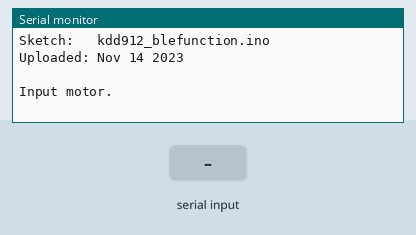
Recording of a sketch running on a simulated Arduino Uno, built with avr-gcc and run on an emulated ATmega328P. On the bench: the last lines printed to the serial monitor. Inputs (shaded band) come from the test bench.

Above: at 2.8 s.
2.9 s: "1" received over Serial
At 3.5 s:
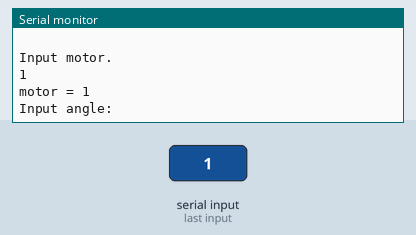
4.4 s: "0" received over Serial
At 5.6 s:
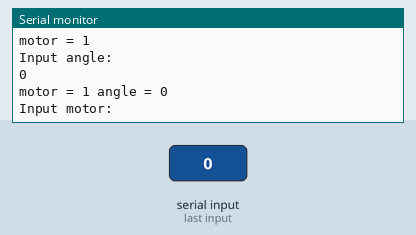

The sketch:

kdd912_blefunction.ino
```cpp
/*
 * Author: Hus Heng Chou
 * Company: NCHU EE KDD
 * Professor: Hsio Ping Tasi
 * Date: 10/26/2017
 * Version: 1.00
 * Descripe: Setting HM10 and Chat with android
*/
#include <SoftwareSerial.h>
//#include "DHT.h"
//#define DHTPIN 10  // DHT-11 PIN
//#define DHTTYPE DHT11
//DHT dht(DHTPIN, DHTTYPE); // Initialize DHT sensor
SoftwareSerial BTserial(8, 9);
#define ledPin 7
int state = 0;
int potValue = 0;
int potValue1 = 0;
int potValueMapped1 = 0;
char c=' ';
boolean NL = true;


void setup() {
  Serial.begin(9600);
  Serial.print("Sketch:   ");   Serial.println(__FILE__);
  Serial.print("Uploaded: ");   Serial.println(__DATE__);
  Serial.println(" ");
  BTserial.begin(9600);
  Serial.println(hm10_at("AT+RENEW",50));
  Serial.println(hm10_at("AT+RESET",1000));
  Serial.println(hm10_at("AT+NAMEGroupTa",50));
  Serial.println(hm10_at("AT+ROLE1",50));
  Serial.println(hm10_at("AT+IMM1?",50));
  Serial.println(hm10_at("AT+MODE2",50));

  Serial.println(hm10_at("AT+NAME?",50));
  Serial.println(hm10_at("AT+ROLE?",50));
  Serial.println(hm10_at("AT+ADDR?",50));
  Serial.println(hm10_at("AT+DISC?",50));
  Serial.println(hm10_at("AT+COND43639DAFB1F",50));
  Serial.println("Input motor.");
//  dht.begin();
}
 String inString = "";
 String motor = "";
 int angel = 0;
void loop() {
    // Read from the Serial Monitor and send to the Bluetooth module
    if(BTserial.available() > 0){ // Checks whether data is comming from the serial port
    state = BTserial.read(); // Reads the data from the serial port
 }

 if(Serial.available() > 0){
  String str="";  //儲存接收到的回應字串
  char c;  //儲存接收到的回應字元
  while (Serial.available()) {  //若軟體序列埠接收緩衝器還有資料
    c=Serial.read();  //必須放入宣告為 char 之變數 (才會轉成字元)
    str.concat(c);  //串接回應字元
    delay(10);  //務必要延遲, 否則太快
    }
  str.trim();
  int strlen = str.length();
  str.remove(strlen-5,strlen-1);
  Serial.println(str);
  if(motor==""){
    motor=str;
    Serial.print("motor = ");
    Serial.println(motor);
    Serial.println("Input angle:");
  }else{
    angel = str.toInt();
    Serial.print("motor = ");
    Serial.print(motor);
    Serial.print(" angle = ");
    Serial.println(angel);
    BTserial.print(motor+","+String(angel));
  BTserial.flush();
  delay(100);
    motor = "";
    Serial.println("Input motor:");
    }

//  char a = Serial.read();
//  int srvostate = (int)a - 48;
//  if(srvostate>0){
////  Serial.println(c);
////	 srvostate = int(c);
//  Serial.println(srvostate);
//	   switch (srvostate) {
//    case 1:
//      BTserial.write(3);
//      break;
//    case 2:
//      //do something when var equals 2
//	   BTserial.write(45);
//      break;
//	case 3:
//      //do something when var equals 2
//	   BTserial.write(90);
//      break;
//	case 4:
//      //do something when var equals 2
//	   BTserial.write(135);
//      break;
//	case 5:
//      //do something when var equals 2
//	   BTserial.write(180);
//      break;
//    default:
//    Serial.println("error");
//      break;
//  }
//  }


 }

 // Controlling the LED
 if (state == '1') {
  digitalWrite(ledPin, HIGH); // LED ON
  state = 0;
 }
 else if (state == '0') {
  digitalWrite(ledPin, LOW); // LED ON
  state = 0;
 }
 // Reading the potentiometer
 //potValue = analogRead(A0);
 //int potValueMapped = map(potValue, 0, 1023, 0, 255);
 //if(abs(potValueMapped-potValueMapped1) > 0){
  //BTserial.write(potValueMapped);
  //potValueMapped1 = potValueMapped;
  //}
// BTserial.write(potValueMapped);
// hm10senddata(String(potValueMapped)); // Sends potValue to servo motor
 delay(10);

}

String hm10_response()
{
  String str="";  //儲存接收到的回應字串
  char c;  //儲存接收到的回應字元

  while (BTserial.available()) {  //若軟體序列埠接收緩衝器還有資料
    c=BTserial.read();  //必須放入宣告為 char 之變數 (才會轉成字元)
    str.concat(c);  //串接回應字元
    delay(10);  //務必要延遲, 否則太快
    }
  str.trim();  //去除頭尾空白字元
  return str;
  }
String hm10_at(String at,int delaytime)
{
  BTserial.print(at);
  BTserial.flush();
  delay(delaytime);
  String str = hm10_response();
  return str;
  }
void hm10senddata(String data)
{
  BTserial.println(data);
  BTserial.flush();
  }
```

Measured:
- after the input at 2.9 s, the serial monitor: prints a new line at once (image 1)
- after the input at 4.4 s, the serial monitor: prints a new line at once (image 2)
